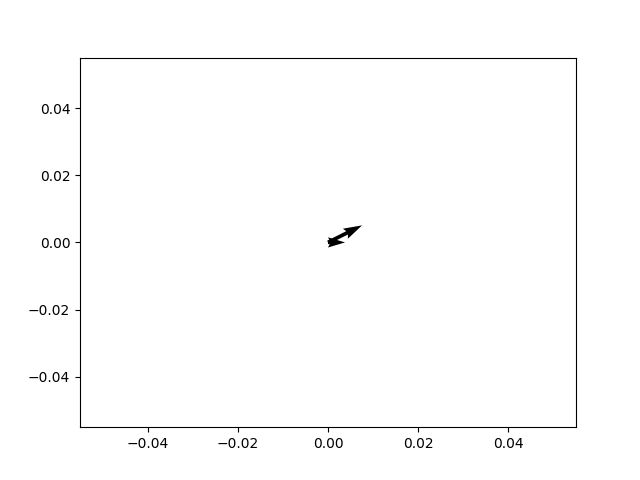

Source code (Python):
import numpy as np
import matplotlib.pyplot as plt

fig, ax = plt.subplots()
a = np.array([1,0])
b = np.array([2,1])
c = np.array([0,2])
x, y = np.meshgrid(a, b)
u = [0] * len(a)
v = [0] * len(a)
s, t = zip(*[a, b])
print(x,y)
print(s, t)
e = np.array(s)
f = np.array(t)

ax.quiver(u, v, s, t)
fig.savefig("justice.png")
plt.show()
